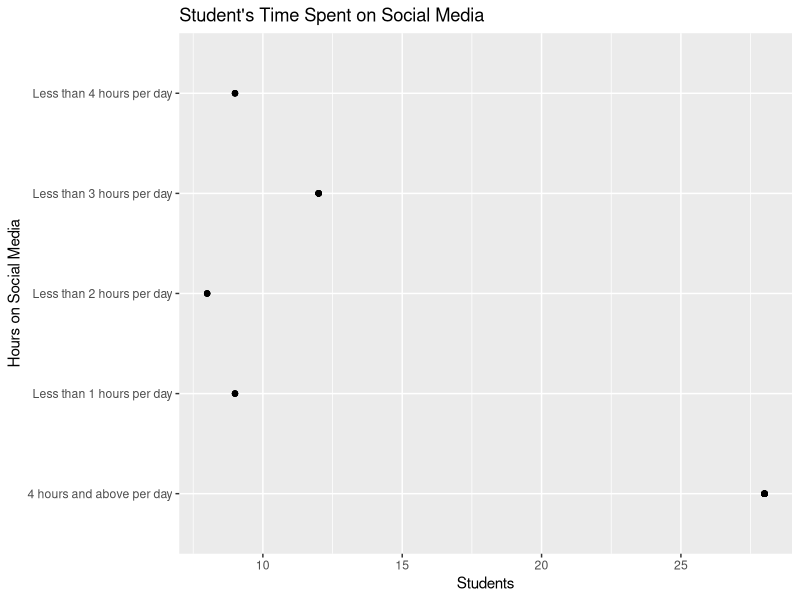

Write the R code that produced this figure.
library(tidyverse)

social_anxiety <- read.csv(file = 'Social_Anxiety_Survey_Master.csv', stringsAsFactors = F)

hours_on_social_media <- social_anxiety %>% 
  group_by(Q1) %>%
 count()

students <- social_anxiety %>% 
  left_join(hours_on_social_media, by = "Q1") %>% 
  filter(Student == "Yes") 



students_on_social_media_plot <- ggplot(data = students) +
  geom_point(mapping = aes(x = Q1, y = n))+
  coord_flip() +
  labs(
    title = "Student's Time Spent on Social Media",
    x = "Hours on Social Media",
    y = "Students"
  )



